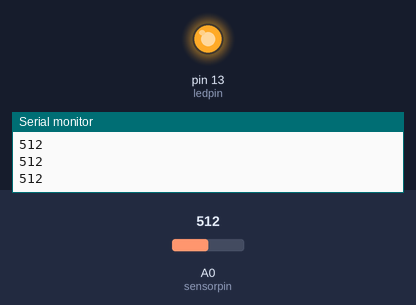
This sketch was run on a simulated Arduino Uno, built with avr-gcc and run on an emulated ATmega328P. On the bench: output pins drawn as LEDs (lit = HIGH), the last lines printed to the serial monitor. Dashed ring = blinking. Inputs (shaded band) come from the test bench; at power-on: A0 (sensorpin) = 512.

Above: at 1.2 s.
1.3 s: A0 (sensorpin) set to 34
2.8 s: A0 (sensorpin) set to 28
At 2.96 s:
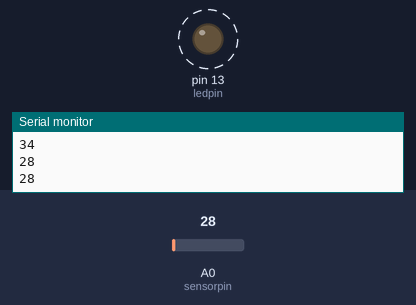
5.8 s: A0 (sensorpin) set to 122
At 7.0 s:
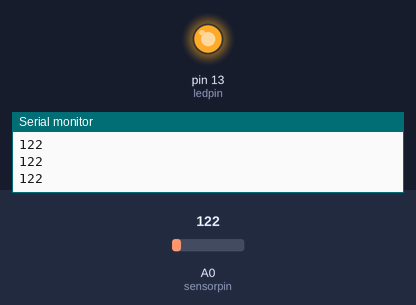
7.3 s: A0 (sensorpin) set to 20
At 7.51 s:
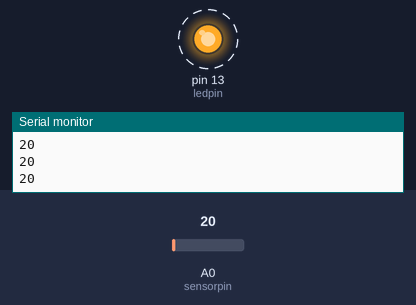
Timing chart, 0 to 11.3 s (numbered marks = the images above; inputs shaded):
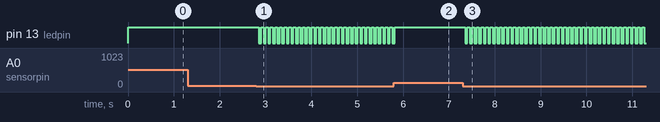

Measured:
- the behaviour switches between 31 and 30 on A0 (sensorpin) (found by bisection; images 0 and 1)
- after the input at 2.8 s, pin 13 (ledpin): alternates HIGH for 0.05 s and LOW for 0.05 s, starting after 0.06 s
- after the input at 5.8 s, pin 13 (ledpin): goes on until 5.8 s, then stays HIGH
- after the input at 7.3 s, pin 13 (ledpin): alternates HIGH for 0.05 s and LOW for 0.05 s, starting after 0.06 s

The sketch:

if.ino
```cpp
const int ledpin=13;
const int sensorpin=A0;

void setup()
{
  Serial.begin(9600);
  pinMode(ledpin, OUTPUT);
}

void loop()
{
  int rate = analogRead(sensorpin);
  Serial.println(rate);

  if(rate>30)
  {
    digitalWrite(ledpin, HIGH);
  }
  else
  {

    digitalWrite(ledpin, HIGH);
    delay(50);
    digitalWrite(ledpin, LOW);
    delay(50);
  }
}
```
